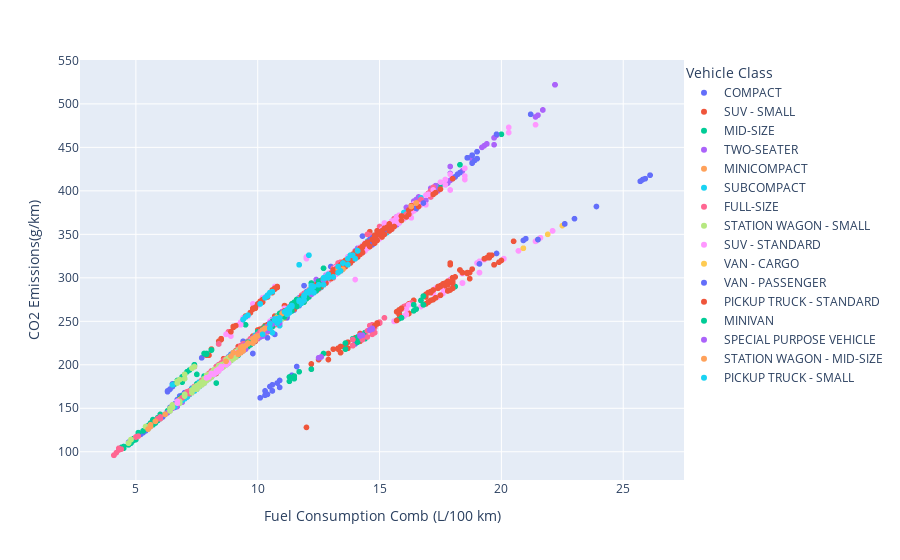

The notebook cell saved with this chart:
### Code cell
fig= px.scatter(
    df_co2,
    x='Fuel Consumption Comb (L/100 km)',
    y='CO2 Emissions(g/km)',
    color='Vehicle Class'
)
# plotly scatter
fig.update_layout(legend_x=1.0, legend_y=1.0)
fig.show()

### Figure 1 — Plotly figure (JSON) as saved in the notebook; plotly's stock layout.template omitted (floating-point values rounded to 4 significant figures; data arrays with more than 128 entries replaced by an {"elided": "..."} marker saying what was removed)
{"data": [{"hovertemplate": "Vehicle Class=COMPACT<br>Fuel Consumption Comb (L/100 km)=%{x}<br>CO2 Emissions(g/km)=%{y}<extra></extra>", "legendgroup": "COMPACT", "marker": {"color": "#636efa", "symbol": "circle"}, "mode": "markers", "name": "COMPACT", "showlegend": true, "type": "scattergl", "x": {"elided": "1022 float values"}, "xaxis": "x", "y": {"elided": "1022 int values"}, "yaxis": "y"}, {"hovertemplate": "Vehicle Class=SUV - SMALL<br>Fuel Consumption Comb (L/100 km)=%{x}<br>CO2 Emissions(g/km)=%{y}<extra></extra>", "legendgroup": "SUV - SMALL", "marker": {"color": "#EF553B", "symbol": "circle"}, "mode": "markers", "name": "SUV - SMALL", "showlegend": true, "type": "scattergl", "x": {"elided": "1217 float values"}, "xaxis": "x", "y": {"elided": "1217 int values"}, "yaxis": "y"}, {"hovertemplate": "Vehicle Class=MID-SIZE<br>Fuel Consumption Comb (L/100 km)=%{x}<br>CO2 Emissions(g/km)=%{y}<extra></extra>", "legendgroup": "MID-SIZE", "marker": {"color": "#00cc96", "symbol": "circle"}, "mode": "markers", "name": "MID-SIZE", "showlegend": true, "type": "scattergl", "x": {"elided": "1133 float values"}, "xaxis": "x", "y": {"elided": "1133 int values"}, "yaxis": "y"}, {"hovertemplate": "Vehicle Class=TWO-SEATER<br>Fuel Consumption Comb (L/100 km)=%{x}<br>CO2 Emissions(g/km)=%{y}<extra></extra>", "legendgroup": "TWO-SEATER", "marker": {"color": "#ab63fa", "symbol": "circle"}, "mode": "markers", "name": "TWO-SEATER", "showlegend": true, "type": "scattergl", "x": {"elided": "460 float values"}, "xaxis": "x", "y": {"elided": "460 int values"}, "yaxis": "y"}, {"hovertemplate": "Vehicle Class=MINICOMPACT<br>Fuel Consumption Comb (L/100 km)=%{x}<br>CO2 Emissions(g/km)=%{y}<extra></extra>", "legendgroup": "MINICOMPACT", "marker": {"color": "#FFA15A", "symbol": "circle"}, "mode": "markers", "name": "MINICOMPACT", "showlegend": true, "type": "scattergl", "x": {"elided": "326 float values"}, "xaxis": "x", "y": {"elided": "326 int values"}, "yaxis": "y"}, {"hovertemplate": "Vehicle Class=SUBCOMPACT<br>Fuel Consumption Comb (L/100 km)=%{x}<br>CO2 Emissions(g/km)=%{y}<extra></extra>", "legendgroup": "SUBCOMPACT", "marker": {"color": "#19d3f3", "symbol": "circle"}, "mode": "markers", "name": "SUBCOMPACT", "showlegend": true, "type": "scattergl", "x": {"elided": "606 float values"}, "xaxis": "x", "y": {"elided": "606 int values"}, "yaxis": "y"}, {"hovertemplate": "Vehicle Class=FULL-SIZE<br>Fuel Consumption Comb (L/100 km)=%{x}<br>CO2 Emissions(g/km)=%{y}<extra></extra>", "legendgroup": "FULL-SIZE", "marker": {"color": "#FF6692", "symbol": "circle"}, "mode": "markers", "name": "FULL-SIZE", "showlegend": true, "type": "scattergl", "x": {"elided": "639 float values"}, "xaxis": "x", "y": {"elided": "639 int values"}, "yaxis": "y"}, {"hovertemplate": "Vehicle Class=STATION WAGON - SMALL<br>Fuel Consumption Comb (L/100 km)=%{x}<br>CO2 Emissions(g/km)=%{y}<extra></extra>", "legendgroup": "STATION WAGON - SMALL", "marker": {"color": "#B6E880", "symbol": "circle"}, "mode": "markers", "name": "STATION WAGON - SMALL", "showlegend": true, "type": "scattergl", "x": {"elided": "252 float values"}, "xaxis": "x", "y": {"elided": "252 int values"}, "yaxis": "y"}, {"hovertemplate": "Vehicle Class=SUV - STANDARD<br>Fuel Consumption Comb (L/100 km)=%{x}<br>CO2 Emissions(g/km)=%{y}<extra></extra>", "legendgroup": "SUV - STANDARD", "marker": {"color": "#FF97FF", "symbol": "circle"}, "mode": "markers", "name": "SUV - STANDARD", "showlegend": true, "type": "scattergl", "x": {"elided": "735 float values"}, "xaxis": "x", "y": {"elided": "735 int values"}, "yaxis": "y"}, {"hovertemplate": "Vehicle Class=VAN - CARGO<br>Fuel Consumption Comb (L/100 km)=%{x}<br>CO2 Emissions(g/km)=%{y}<extra></extra>", "legendgroup": "VAN - CARGO", "marker": {"color": "#FECB52", "symbol": "circle"}, "mode": "markers", "name": "VAN - CARGO", "showlegend": true, "type": "scattergl", "x": [15.1, 15.9, 20.9, 16.5, 21.5, 16.5, 21.5, 16.5, 22.6, 16.2, 21.9, 17.2, 22.5, 15.1, 15.9, 20.9, 16.5, 21.5, 16.5, 21.5, 16.5, 22.6], "xaxis": "x", "y": [347, 366, 334, 380, 344, 380, 344, 380, 362, 373, 350, 396, 360, 347, 366, 334, 380, 344, 380, 344, 380, 362], "yaxis": "y"}, {"hovertemplate": "Vehicle Class=VAN - PASSENGER<br>Fuel Consumption Comb (L/100 km)=%{x}<br>CO2 Emissions(g/km)=%{y}<extra></extra>", "legendgroup": "VAN - PASSENGER", "marker": {"color": "#636efa", "symbol": "circle"}, "mode": "markers", "name": "VAN - PASSENGER", "showlegend": true, "type": "scattergl", "x": [16.5, 21.5, 16.5, 22.6, 18.0, 18.8, 25.7, 18.2, 18.9, 25.8, 16.8, 23.0, 21.2, 18.3, 23.9, 16.5, 21.5, 16.5, 22.6, 18.0, 18.8, 25.7, 18.2, 18.9, 25.8, 18.0, 18.8, 18.8, 25.9, 18.1, 19.0, 19.0, 26.1, 14.7, 14.8, 19.7, 18.0, 18.8, 18.8, 25.9, 18.1, 19.0, 19.0, 26.1, 18.8, 19.8, 14.6, 15.2, 21.0, 18.8, 19.8, 18.6, 19.0, 14.6, 15.1, 20.9, 18.6, 19.0, 14.7, 15.1, 14.7, 15.2, 14.5, 19.1, 15.0, 19.8], "xaxis": "x", "y": [380, 344, 380, 362, 414, 432, 411, 419, 435, 413, 386, 368, 488, 421, 382, 380, 344, 380, 362, 414, 432, 411, 419, 435, 413, 414, 432, 432, 414, 416, 437, 437, 418, 338, 340, 315, 414, 432, 432, 414, 416, 437, 437, 418, 441, 465, 342, 356, 345, 441, 465, 438, 445, 344, 354, 343, 438, 445, 345, 354, 346, 355, 340, 316, 352, 328], "yaxis": "y"}, {"hovertemplate": "Vehicle Class=PICKUP TRUCK - STANDARD<br>Fuel Consumption Comb (L/100 km)=%{x}<br>CO2 Emissions(g/km)=%{y}<extra></extra>", "legendgroup": "PICKUP TRUCK - STANDARD", "marker": {"color": "#EF553B", "symbol": "circle"}, "mode": "markers", "name": "PICKUP TRUCK - STANDARD", "showlegend": true, "type": "scattergl", "x": {"elided": "538 float values"}, "xaxis": "x", "y": {"elided": "538 int values"}, "yaxis": "y"}, {"hovertemplate": "Vehicle Class=MINIVAN<br>Fuel Consumption Comb (L/100 km)=%{x}<br>CO2 Emissions(g/km)=%{y}<extra></extra>", "legendgroup": "MINIVAN", "marker": {"color": "#00cc96", "symbol": "circle"}, "mode": "markers", "name": "MINIVAN", "showlegend": true, "type": "scattergl", "x": [12.0, 16.8, 11.8, 16.5, 10.6, 12.0, 9.7, 9.8, 11.1, 11.4, 15.9, 11.3, 12.4, 12.1, 12.0, 16.8, 11.8, 16.4, 10.6, 11.6, 11.4, 12.5, 9.6, 9.8, 10.5, 11.4, 15.9, 11.4, 12.5, 12.0, 16.8, 11.8, 16.4, 10.6, 11.6, 11.4, 12.5, 9.7, 9.8, 11.4, 12.5, 10.9, 10.6, 11.8, 16.7, 10.7, 11.6, 11.4, 12.5, 9.6, 9.8, 10.9, 11.7, 10.9, 10.6, 11.8, 16.7, 10.7, 10.6, 11.6, 11.4, 12.5, 10.9, 11.7, 10.9, 10.6, 11.8, 16.7, 10.7, 10.6, 11.5, 10.8, 11.7, 10.6, 10.6, 11.8, 10.6, 11.5, 11.0, 11.7], "xaxis": "x", "y": [276, 269, 271, 264, 244, 276, 223, 225, 255, 262, 254, 260, 285, 278, 276, 269, 271, 262, 244, 267, 262, 288, 221, 225, 242, 262, 254, 262, 288, 282, 279, 276, 269, 250, 275, 269, 296, 226, 229, 267, 290, 257, 249, 276, 274, 251, 275, 269, 296, 226, 230, 255, 274, 259, 249, 276, 274, 252, 247, 275, 269, 296, 256, 274, 259, 249, 276, 274, 252, 247, 272, 254, 274, 249, 249, 276, 248, 271, 259, 274], "yaxis": "y"}, {"hovertemplate": "Vehicle Class=SPECIAL PURPOSE VEHICLE<br>Fuel Consumption Comb (L/100 km)=%{x}<br>CO2 Emissions(g/km)=%{y}<extra></extra>", "legendgroup": "SPECIAL PURPOSE VEHICLE", "marker": {"color": "#ab63fa", "symbol": "circle"}, "mode": "markers", "name": "SPECIAL PURPOSE VEHICLE", "showlegend": true, "type": "scattergl", "x": [9.5, 9.9, 10.1, 10.4, 10.2, 12.2, 9.3, 9.4, 9.4, 9.9, 10.2, 10.4, 10.1, 12.2, 9.4, 9.8, 9.4, 9.5, 10.4, 10.4, 14.2, 10.7, 10.7, 14.6, 10.7, 10.7, 14.6, 11.4, 12.7, 10.2, 10.9, 9.4, 9.8, 9.4, 10.4, 14.2, 10.8, 14.7, 12.7, 10.2, 10.5, 9.4, 9.9, 9.3, 10.4, 14.3, 10.7, 14.7, 12.7, 10.7, 11.4, 9.3, 9.9, 9.3, 9.3, 12.6, 10.6, 9.2, 9.2, 12.5, 10.7, 12.7, 10.7, 10.5, 11.4, 9.3, 9.9, 9.3, 12.6, 9.3, 10.6, 9.2, 9.2, 12.5, 10.7, 9.3, 9.9], "xaxis": "x", "y": [218, 228, 232, 239, 235, 281, 214, 216, 216, 228, 235, 239, 232, 281, 216, 225, 220, 223, 243, 243, 233, 252, 252, 240, 252, 252, 240, 268, 298, 233, 248, 220, 231, 220, 244, 234, 253, 242, 298, 240, 248, 220, 232, 218, 244, 234, 251, 241, 298, 251, 268, 218, 232, 219, 219, 209, 247, 214, 214, 208, 251, 297, 251, 248, 268, 218, 232, 219, 209, 219, 247, 214, 214, 208, 251, 218, 232], "yaxis": "y"}, {"hovertemplate": "Vehicle Class=STATION WAGON - MID-SIZE<br>Fuel Consumption Comb (L/100 km)=%{x}<br>CO2 Emissions(g/km)=%{y}<extra></extra>", "legendgroup": "STATION WAGON - MID-SIZE", "marker": {"color": "#FFA15A", "symbol": "circle"}, "mode": "markers", "name": "STATION WAGON - MID-SIZE", "showlegend": true, "type": "scattergl", "x": [9.2, 9.3, 10.5, 13.5, 13.5, 5.5, 9.3, 9.3, 10.8, 13.3, 9.4, 9.8, 9.9, 5.6, 9.0, 9.3, 13.3, 10.8, 9.8, 9.9, 5.6, 8.9, 11.0, 9.8, 9.9, 5.8, 8.7, 9.4, 9.4, 13.3, 9.6, 9.5, 11.1, 9.8, 9.9, 5.8, 9.3, 9.2, 9.6, 10.2, 12.7, 9.6, 10.8, 10.2, 10.3, 16.3, 9.4, 10.0, 12.7, 10.2, 10.3, 16.5, 16.5], "xaxis": "x", "y": [212, 214, 242, 310, 310, 126, 214, 214, 248, 306, 216, 225, 228, 129, 214, 220, 310, 253, 230, 232, 131, 210, 259, 230, 232, 135, 204, 219, 221, 312, 225, 222, 261, 230, 232, 135, 216, 214, 224, 239, 299, 225, 254, 240, 242, 382, 219, 233, 299, 240, 242, 386, 386], "yaxis": "y"}, {"hovertemplate": "Vehicle Class=PICKUP TRUCK - SMALL<br>Fuel Consumption Comb (L/100 km)=%{x}<br>CO2 Emissions(g/km)=%{y}<extra></extra>", "legendgroup": "PICKUP TRUCK - SMALL", "marker": {"color": "#19d3f3", "symbol": "circle"}, "mode": "markers", "name": "PICKUP TRUCK - SMALL", "showlegend": true, "type": "scattergl", "x": {"elided": "159 float values"}, "xaxis": "x", "y": {"elided": "159 int values"}, "yaxis": "y"}], "layout": {"legend": {"title": {"text": "Vehicle Class"}, "tracegroupgap": 0, "x": 1, "y": 1}, "margin": {"t": 60}, "xaxis": {"anchor": "y", "domain": [0, 1], "title": {"text": "Fuel Consumption Comb (L/100 km)"}}, "yaxis": {"anchor": "x", "domain": [0, 1], "title": {"text": "CO2 Emissions(g/km)"}}}}
